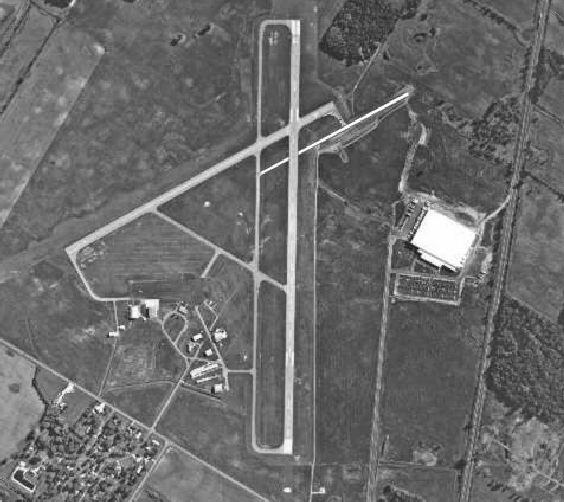
#> input picture 直线变换.png, 564 x 502 px, found by its file name
$ python 'Hough Transform.py'
#> lines starting #> are read from the running program, lines starting #| are printed output that depends on the picture; after the words box and inside, x2 and y2 are one past the last pixel; in counts of white or black regions, pixels touching at a corner belong together
import numpy as np
import cv2
from PIL import Image,ImageEnhance
import matplotlib.pyplot as plt
"""
hough变换是一种常用的计算机视觉图形检验方法，霍夫变换一般用于检验直线或者圆。

"""
img = Image.open(r"digital signal processing/直线变换.png")
#> img is the input picture: PIL image 564x502 L; min 19, max 255, mean 106.4
#增强图像效果
img = ImageEnhance.Contrast(img).enhance(3)
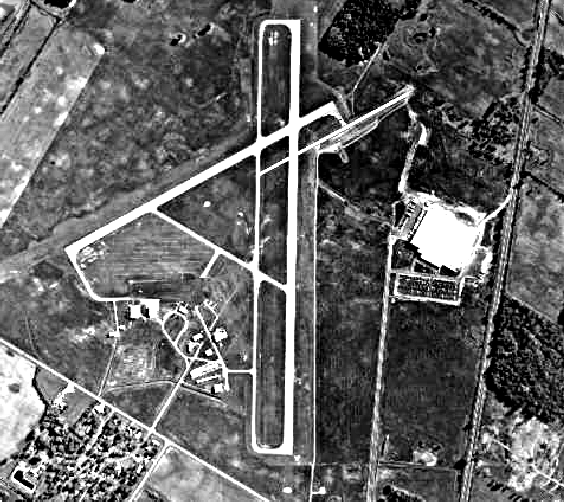
#> img: PIL image 564x502 L; min 0, max 255, mean 100.5
img.show()
#处理成矩阵，便于后续处理
img = np.array(img)
#灰度处理
# gray = cv2.cvtColor(img, cv2.COLOR_BGR2GRAY)
#cv2.THRESH_OTSU具有双峰值，显示效果更好.
"""
cv2.THRESH_OTSU使用最小二乘法处理像素点。一般情况下,cv2.THRESH_OTSU适合双峰图。
cv2.THRESH_TRIANGLE使用三角算法处理像素点。一般情况下,cv2.THRESH_TRIANGLE适合单峰图。
"""
ret, thresh = cv2.threshold(img, 0, 255, cv2.THRESH_OTSU)
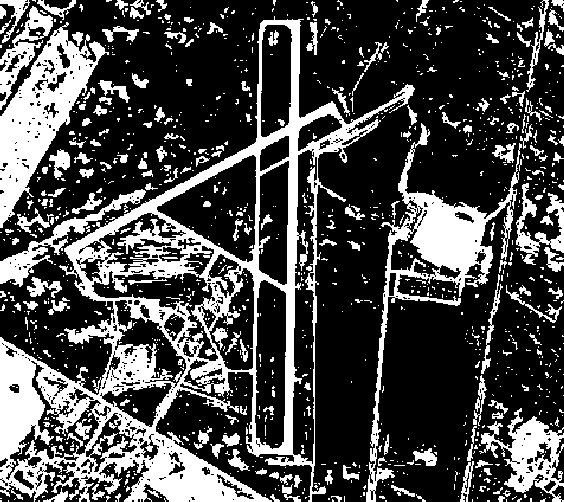
#> thresh: shape (502, 564); 29.2% white; 1220 white regions (1013 under 20 px), largest, box (x1, y1, x2, y2) and area: (0, 16, 415, 502) 39067, (366, 123, 522, 502) 8399, (0, 22, 109, 228) 7911
#> ret = 124
#canny边缘检验算法处理
result = cv2.Canny(thresh, ret-30, ret+30, apertureSize=3)
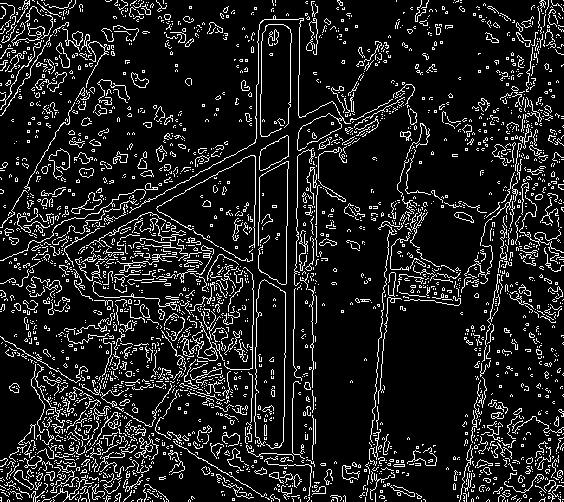
#> result: shape (502, 564); 11.8% white in thin lines or dots

#霍夫变换检测直线
lines = cv2.HoughLinesP(result, 1, 1 * np.pi / 180, 10, minLineLength=10, maxLineGap=5)
#> lines = 1588 rows, first 6: [100, 199, 115, 218], [140, 310, 147, 298], [170, 251, 212, 272], [24, 320, 34, 323], [529, 46, 549, 30], [65, 208, 67, 220]
# 画出检测的线段
for line in lines:
    for x1, y1, x2, y2 in line:
        cv2.line(img, (x1, y1), (x2, y2), (255, 0, 0),2)
#> this loop made 1588 passes
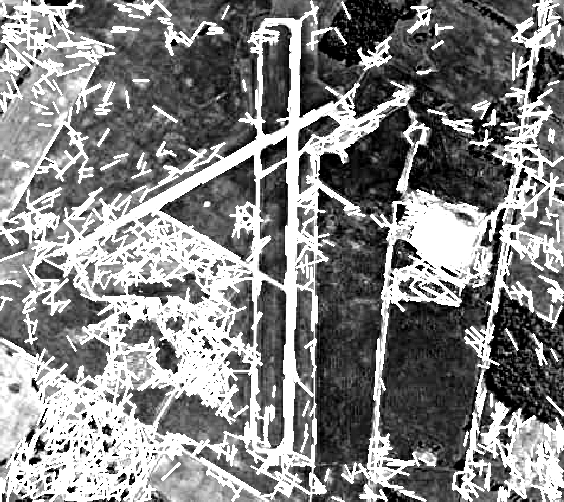
#> img: shape (502, 564); min 0, max 255, mean 133
#> (the run stopped early here; a loop or call above may not have finished)
